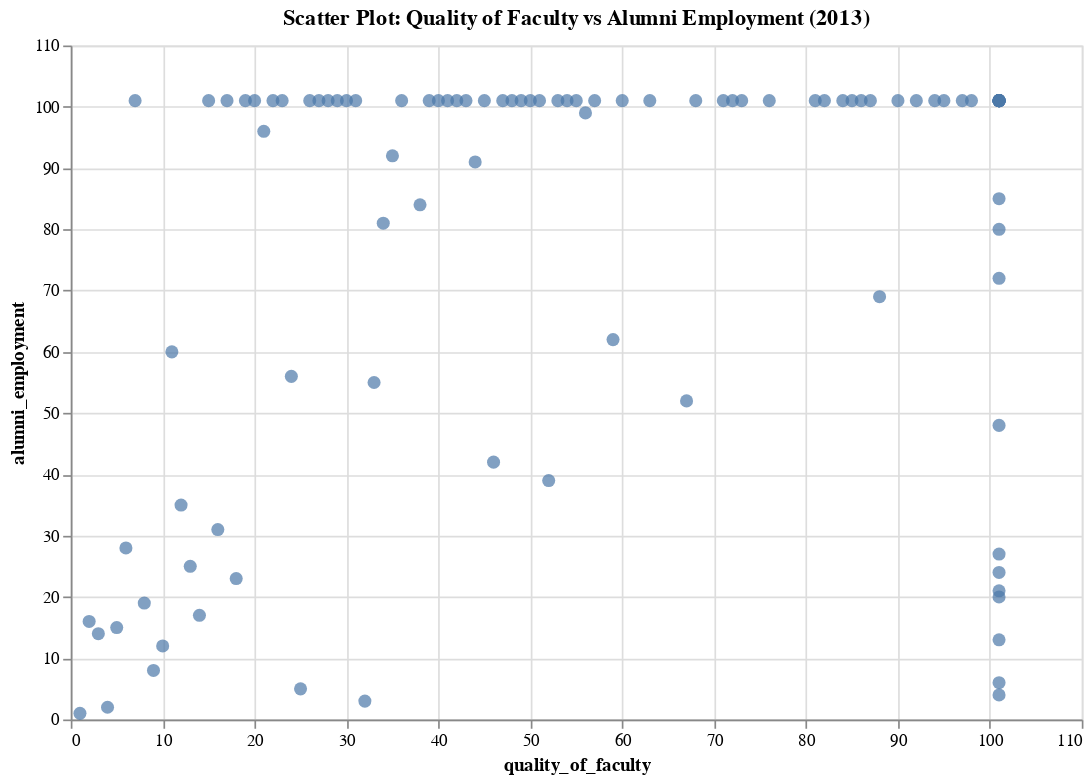

The code cell stored with this chart in its notebook:
### Code cell
#3)	How can you use Altair to create a scatter plot comparing the quality of faculty and alumni employment for all universities in 2013?
import pandas as pd
import altair as alt

# Assuming you have loaded your dataset into a pandas DataFrame called 'df'
# Filter the data for the year 2013
df = pd.read_csv('/content/WorldUniversity.csv')
data_2013 = df[df['year'] == 2013]

# Create a scatter plot using Altair
scatter_plot = alt.Chart(data_2013).mark_circle(size=60).encode(
    x='quality_of_faculty',
    y='alumni_employment',

    tooltip=['institution' ,'quality_of_faculty', 'alumni_employment']
).properties(
    width=600,
    height=400,
    title='Scatter Plot: Quality of Faculty vs Alumni Employment (2013)'
)
scatter_plot

### Figure 1 — Vega-Lite specification as saved in the notebook (floating-point values rounded to 4 significant figures)
{"config": {"view": {"continuousWidth": 400, "continuousHeight": 300}}, "data": {"name": "data-8cbbeb8cbe3ee30efb200c54589043bf"}, "mark": {"type": "circle", "size": 60}, "encoding": {"tooltip": [{"field": "institution", "type": "nominal"}, {"field": "quality_of_faculty", "type": "quantitative"}, {"field": "alumni_employment", "type": "quantitative"}], "x": {"field": "quality_of_faculty", "type": "quantitative"}, "y": {"field": "alumni_employment", "type": "quantitative"}}, "height": 400, "title": "Scatter Plot: Quality of Faculty vs Alumni Employment (2013)", "width": 600, "$schema": "https://vega.github.io/schema/vega-lite/v4.17.0.json", "datasets": {"data-8cbbeb8cbe3ee30efb200c54589043bf": [{"world_rank": 1, "institution": "Harvard University", "country": "USA", "national_rank": 1, "quality_of_education": 1, "alumni_employment": 1, "quality_of_faculty": 1, "publications": 1, "influence": 1, "citations": 1, "broad_impact": null, "patents": 7, "score": 100.0, "year": 2013}, {"world_rank": 2, "institution": "Stanford University", "country": "USA", "national_rank": 2, "quality_of_education": 11, "alumni_employment": 2, "quality_of_faculty": 4, "publications": 6, "influence": 2, "citations": 2, "broad_impact": null, "patents": 11, "score": 93.94, "year": 2013}, {"world_rank": 3, "institution": "University of Oxford", "country": "United Kingdom", "national_rank": 1, "quality_of_education": 7, "alumni_employment": 12, "quality_of_faculty": 10, "publications": 11, "influence": 7, "citations": 13, "broad_impact": null, "patents": 15, "score": 92.54, "year": 2013}, {"world_rank": 4, "institution": "Massachusetts Institute of Technology", "country": "USA", "national_rank": 3, "quality_of_education": 2, "alumni_employment": 16, "quality_of_faculty": 2, "publications": 16, "influence": 3, "citations": 3, "broad_impact": null, "patents": 1, "score": 91.45, "year": 2013}, {"world_rank": 5, "institution": "University of Cambridge", "country": "United Kingdom", "national_rank": 2, "quality_of_education": 3, "alumni_employment": 15, "quality_of_faculty": 5, "publications": 9, "influence": 11, "citations": 10, "broad_impact": null, "patents": 39, "score": 90.24, "year": 2013}, {"world_rank": 6, "institution": "Columbia University", "country": "USA", "national_rank": 4, "quality_of_education": 13, "alumni_employment": 8, "quality_of_faculty": 9, "publications": 13, "influence": 9, "citations": 11, "broad_impact": null, "patents": 10, "score": 88.21, "year": 2013}, {"world_rank": 7, "institution": "University of California, Berkeley", "country": "USA", "national_rank": 5, "quality_of_education": 6, "alumni_employment": 28, "quality_of_faculty": 6, "publications": 8, "influence": 6, "citations": 4, "broad_impact": null, "patents": 19, "score": 85.07, "year": 2013}, {"world_rank": 8, "institution": "Princeton University", "country": "USA", "national_rank": 6, "quality_of_education": 4, "alumni_employment": 14, "quality_of_faculty": 3, "publications": 58, "influence": 35, "citations": 27, "broad_impact": null, "patents": 101, "score": 82.17, "year": 2013}, {"world_rank": 9, "institution": "University of Chicago", "country": "USA", "national_rank": 7, "quality_of_education": 9, "alumni_employment": 19, "quality_of_faculty": 8, "publications": 37, "influence": 21, "citations": 30, "broad_impact": null, "patents": 101, "score": 79.16, "year": 2013}, {"world_rank": 10, "institution": "Yale University", "country": "USA", "national_rank": 8, "quality_of_education": 10, "alumni_employment": 25, "quality_of_faculty": 13, "publications": 20, "influence": 12, "citations": 22, "broad_impact": null, "patents": 42, "score": 78.83, "year": 2013}, {"world_rank": 11, "institution": "California Institute of Technology", "country": "USA", "national_rank": 9, "quality_of_education": 5, "alumni_employment": 101, "quality_of_faculty": 7, "publications": 38, "influence": 24, "citations": 25, "broad_impact": null, "patents": 17, "score": 77.59, "year": 2013}, {"world_rank": 12, "institution": "University of Pennsylvania", "country": "USA", "national_rank": 10, "quality_of_education": 22, "alumni_employment": 5, "quality_of_faculty": 25, "publications": 10, "influence": 10, "citations": 9, "broad_impact": null, "patents": 14, "score": 77.24, "year": 2013}, {"world_rank": 13, "institution": "Cornell University", "country": "USA", "national_rank": 11, "quality_of_education": 12, "alumni_employment": 23, "quality_of_faculty": 18, "publications": 21, "influence": 19, "citations": 15, "broad_impact": null, "patents": 7, "score": 76.99, "year": 2013}, {"world_rank": 14, "institution": "University of Tokyo", "country": "Japan", "national_rank": 1, "quality_of_education": 17, "alumni_employment": 3, "quality_of_faculty": 32, "publications": 14, "influence": 23, "citations": 29, "broad_impact": null, "patents": 5, "score": 76.23, "year": 2013}, {"world_rank": 15, "institution": "Kyoto University", "country": "Japan", "national_rank": 2, "quality_of_education": 32, "alumni_employment": 17, "quality_of_faculty": 14, "publications": 28, "influence": 46, "citations": 58, "broad_impact": null, "patents": 13, "score": 69.46, "year": 2013}, {"world_rank": 16, "institution": "University of California, Los Angeles", "country": "USA", "national_rank": 12, "quality_of_education": 38, "alumni_employment": 35, "quality_of_faculty": 12, "publications": 5, "influence": 15, "citations": 6, "broad_impact": null, "patents": 12, "score": 67.84, "year": 2013}, {"world_rank": 17, "institution": "Johns Hopkins University", "country": "USA", "national_rank": 13, "quality_of_education": 23, "alumni_employment": 96, "quality_of_faculty": 21, "publications": 4, "influence": 5, "citations": 7, "broad_impact": null, "patents": 2, "score": 65.64, "year": 2013}, {"world_rank": 18, "institution": "Swiss Federal Institute of Technology in Zurich", "country": "Switzerland", "national_rank": 1, "quality_of_education": 16, "alumni_employment": 60, "quality_of_faculty": 11, "publications": 40, "influence": 53, "citations": 55, "broad_impact": null, "patents": 60, "score": 64.99, "year": 2013}, {"world_rank": 19, "institution": "New York University", "country": "USA", "national_rank": 14, "quality_of_education": 37, "alumni_employment": 31, "quality_of_faculty": 16, "publications": 41, "influence": 25, "citations": 33, "broad_impact": null, "patents": 51, "score": 63.99, "year": 2013}, {"world_rank": 20, "institution": "University of California, San Diego", "country": "USA", "national_rank": 15, "quality_of_education": 33, "alumni_employment": 101, "quality_of_faculty": 19, "publications": 15, "influence": 14, "citations": 14, "broad_impact": null, "patents": 22, "score": 63.12, "year": 2013}, {"world_rank": 21, "institution": "Hebrew University of Jerusalem", "country": "Israel", "national_rank": 1, "quality_of_education": 15, "alumni_employment": 101, "quality_of_faculty": 15, "publications": 101, "influence": 96, "citations": 101, "broad_impact": null, "patents": 24, "score": 59.98, "year": 2013}, {"world_rank": 22, "institution": "University of California, San Francisco", "country": "USA", "national_rank": 16, "quality_of_education": 101, "alumni_employment": 101, "quality_of_faculty": 22, "publications": 23, "influence": 4, "citations": 18, "broad_impact": null, "patents": 63, "score": 59.38, "year": 2013}, {"world_rank": 23, "institution": "University of Wisconsinâ€“Madison", "country": "USA", "national_rank": 17, "quality_of_education": 31, "alumni_employment": 55, "quality_of_faculty": 33, "publications": 19, "influence": 29, "citations": 20, "broad_impact": null, "patents": 30, "score": 58.94, "year": 2013}, {"world_rank": 24, "institution": "University of Illinois at Urbanaâ€“Champaign", "country": "USA", "national_rank": 18, "quality_of_education": 65, "alumni_employment": 101, "quality_of_faculty": 20, "publications": 33, "influence": 66, "citations": 34, "broad_impact": null, "patents": 67, "score": 58.33, "year": 2013}, {"world_rank": 25, "institution": "Duke University", "country": "USA", "national_rank": 19, "quality_of_education": 89, "alumni_employment": 42, "quality_of_faculty": 46, "publications": 22, "influence": 17, "citations": 17, "broad_impact": null, "patents": 24, "score": 57.72, "year": 2013}, {"world_rank": 26, "institution": "University of Texas at Austin", "country": "USA", "national_rank": 20, "quality_of_education": 101, "alumni_employment": 56, "quality_of_faculty": 24, "publications": 46, "influence": 84, "citations": 37, "broad_impact": null, "patents": 20, "score": 57.71, "year": 2013}, {"world_rank": 27, "institution": "Imperial College London", "country": "United Kingdom", "national_rank": 3, "quality_of_education": 101, "alumni_employment": 92, "quality_of_faculty": 35, "publications": 17, "influence": 22, "citations": 19, "broad_impact": null, "patents": 48, "score": 56.75, "year": 2013}, {"world_rank": 28, "institution": "Northwestern University", "country": "USA", "national_rank": 21, "quality_of_education": 101, "alumni_employment": 21, "quality_of_faculty": 101, "publications": 27, "influence": 26, "citations": 24, "broad_impact": null, "patents": 30, "score": 56.12, "year": 2013}, {"world_rank": 29, "institution": "University of Toronto", "country": "Canada", "national_rank": 1, "quality_of_education": 91, "alumni_employment": 81, "quality_of_faculty": 34, "publications": 2, "influence": 13, "citations": 12, "broad_impact": null, "patents": 101, "score": 56.11, "year": 2013}, {"world_rank": 30, "institution": "University College London", "country": "United Kingdom", "national_rank": 4, "quality_of_education": 24, "alumni_employment": 101, "quality_of_faculty": 49, "publications": 12, "influence": 16, "citations": 21, "broad_impact": null, "patents": 73, "score": 56.0, "year": 2013}, {"world_rank": 31, "institution": "University of Washington - Seattle", "country": "USA", "national_rank": 22, "quality_of_education": 101, "alumni_employment": 101, "quality_of_faculty": 41, "publications": 7, "influence": 8, "citations": 5, "broad_impact": null, "patents": 51, "score": 55.79, "year": 2013}, {"world_rank": 32, "institution": "University of Michigan, Ann Arbor", "country": "USA", "national_rank": 23, "quality_of_education": 35, "alumni_employment": 27, "quality_of_faculty": 101, "publications": 3, "influence": 18, "citations": 8, "broad_impact": null, "patents": 6, "score": 55.77, "year": 2013}, {"world_rank": 33, "institution": "Weizmann Institute of Science", "country": "Israel", "national_rank": 2, "quality_of_education": 18, "alumni_employment": 101, "quality_of_faculty": 23, "publications": 101, "influence": 85, "citations": 101, "broad_impact": null, "patents": 48, "score": 54.34, "year": 2013}, {"world_rank": 34, "institution": "University of North Carolina at Chapel Hill", "country": "USA", "national_rank": 24, "quality_of_education": 101, "alumni_employment": 101, "quality_of_faculty": 60, "publications": 30, "influence": 27, "citations": 26, "broad_impact": null, "patents": 42, "score": 52.87, "year": 2013}, {"world_rank": 35, "institution": "Osaka University", "country": "Japan", "national_rank": 3, "quality_of_education": 77, "alumni_employment": 91, "quality_of_faculty": 44, "publications": 55, "influence": 56, "citations": 72, "broad_impact": null, "patents": 17, "score": 52.79, "year": 2013}, {"world_rank": 36, "institution": "University of Paris-Sud", "country": "France", "national_rank": 1, "quality_of_education": 26, "alumni_employment": 101, "quality_of_faculty": 26, "publications": 73, "influence": 101, "citations": 101, "broad_impact": null, "patents": 101, "score": 51.72, "year": 2013}, {"world_rank": 37, "institution": "University of California, Santa Barbara", "country": "USA", "national_rank": 25, "quality_of_education": 101, "alumni_employment": 101, "quality_of_faculty": 28, "publications": 89, "influence": 91, "citations": 38, "broad_impact": null, "patents": 101, "score": 51.67, "year": 2013}, {"world_rank": 38, "institution": "Purdue University, West Lafayette", "country": "USA", "national_rank": 26, "quality_of_education": 95, "alumni_employment": 39, "quality_of_faculty": 52, "publications": 71, "influence": 101, "citations": 65, "broad_impact": null, "patents": 36, "score": 51.59, "year": 2013}, {"world_rank": 39, "institution": "University of Southern California", "country": "USA", "national_rank": 27, "quality_of_education": 101, "alumni_employment": 99, "quality_of_faculty": 56, "publications": 56, "influence": 52, "citations": 36, "broad_impact": null, "patents": 40, "score": 51.56, "year": 2013}, {"world_rank": 40, "institution": "Seoul National University", "country": "South Korea", "national_rank": 1, "quality_of_education": 101, "alumni_employment": 13, "quality_of_faculty": 101, "publications": 48, "influence": 101, "citations": 76, "broad_impact": null, "patents": 4, "score": 51.31, "year": 2013}, {"world_rank": 41, "institution": "University of Colorado Boulder", "country": "USA", "national_rank": 28, "quality_of_education": 82, "alumni_employment": 84, "quality_of_faculty": 38, "publications": 75, "influence": 68, "citations": 54, "broad_impact": null, "patents": 101, "score": 51.16, "year": 2013}, {"world_rank": 42, "institution": "University of Utah", "country": "USA", "national_rank": 29, "quality_of_education": 101, "alumni_employment": 101, "quality_of_faculty": 42, "publications": 93, "influence": 61, "citations": 85, "broad_impact": null, "patents": 27, "score": 51.14, "year": 2013}, {"world_rank": 43, "institution": "Rutgers University-New Brunswick", "country": "USA", "national_rank": 30, "quality_of_education": 101, "alumni_employment": 101, "quality_of_faculty": 48, "publications": 43, "influence": 58, "citations": 45, "broad_impact": null, "patents": 96, "score": 51.09, "year": 2013}, {"world_rank": 44, "institution": "University of Minnesota, Twin Cities", "country": "USA", "national_rank": 31, "quality_of_education": 101, "alumni_employment": 101, "quality_of_faculty": 87, "publications": 18, "influence": 31, "citations": 16, "broad_impact": null, "patents": 67, "score": 50.98, "year": 2013}, {"world_rank": 45, "institution": "University of Edinburgh", "country": "United Kingdom", "national_rank": 5, "quality_of_education": 47, "alumni_employment": 101, "quality_of_faculty": 45, "publications": 52, "influence": 36, "citations": 63, "broad_impact": null, "patents": 101, "score": 50.98, "year": 2013}, {"world_rank": 46, "institution": "University of Texas Southwestern Medical Center", "country": "USA", "national_rank": 32, "quality_of_education": 46, "alumni_employment": 101, "quality_of_faculty": 29, "publications": 101, "influence": 28, "citations": 82, "broad_impact": null, "patents": 101, "score": 50.79, "year": 2013}, {"world_rank": 47, "institution": "McGill University", "country": "Canada", "national_rank": 2, "quality_of_education": 54, "alumni_employment": 62, "quality_of_faculty": 59, "publications": 34, "influence": 42, "citations": 48, "broad_impact": null, "patents": 101, "score": 50.77, "year": 2013}, {"world_rank": 48, "institution": "Pierre-and-Marie-Curie University", "country": "France", "national_rank": 2, "quality_of_education": 19, "alumni_employment": 101, "quality_of_faculty": 84, "publications": 31, "influence": 50, "citations": 78, "broad_impact": null, "patents": 81, "score": 50.58, "year": 2013}, {"world_rank": 49, "institution": "Rockefeller University", "country": "USA", "national_rank": 33, "quality_of_education": 55, "alumni_employment": 101, "quality_of_faculty": 17, "publications": 101, "influence": 34, "citations": 101, "broad_impact": null, "patents": 101, "score": 50.43, "year": 2013}, {"world_rank": 50, "institution": "Pennsylvania State University, University Park", "country": "USA", "national_rank": 34, "quality_of_education": 101, "alumni_employment": 72, "quality_of_faculty": 101, "publications": 29, "influence": 54, "citations": 23, "broad_impact": null, "patents": 67, "score": 49.84, "year": 2013}, {"world_rank": 51, "institution": "Carnegie Mellon University", "country": "USA", "national_rank": 35, "quality_of_education": 30, "alumni_employment": 101, "quality_of_faculty": 27, "publications": 101, "influence": 101, "citations": 74, "broad_impact": null, "patents": 101, "score": 49.56, "year": 2013}, {"world_rank": 52, "institution": "Ohio State University, Columbus", "country": "USA", "national_rank": 36, "quality_of_education": 101, "alumni_employment": 101, "quality_of_faculty": 86, "publications": 32, "influence": 55, "citations": 35, "broad_impact": null, "patents": 60, "score": 49.41, "year": 2013}, {"world_rank": 53, "institution": "University of California, Davis", "country": "USA", "national_rank": 37, "quality_of_education": 60, "alumni_employment": 101, "quality_of_faculty": 94, "publications": 26, "influence": 47, "citations": 31, "broad_impact": null, "patents": 90, "score": 49.16, "year": 2013}, {"world_rank": 54, "institution": "Boston University", "country": "USA", "national_rank": 38, "quality_of_education": 101, "alumni_employment": 69, "quality_of_faculty": 88, "publications": 54, "influence": 37, "citations": 41, "broad_impact": null, "patents": 100, "score": 48.96, "year": 2013}, {"world_rank": 55, "institution": "University of Florida", "country": "USA", "national_rank": 39, "quality_of_education": 101, "alumni_employment": 101, "quality_of_faculty": 98, "publications": 35, "influence": 92, "citations": 42, "broad_impact": null, "patents": 9, "score": 48.93, "year": 2013}, {"world_rank": 56, "institution": "University of Geneva", "country": "Switzerland", "national_rank": 2, "quality_of_education": 52, "alumni_employment": 101, "quality_of_faculty": 30, "publications": 101, "influence": 78, "citations": 101, "broad_impact": null, "patents": 101, "score": 48.83, "year": 2013}, {"world_rank": 57, "institution": "Tel Aviv University", "country": "Israel", "national_rank": 3, "quality_of_education": 84, "alumni_employment": 101, "quality_of_faculty": 54, "publications": 83, "influence": 101, "citations": 101, "broad_impact": null, "patents": 32, "score": 48.72, "year": 2013}, {"world_rank": 58, "institution": "University of British Columbia", "country": "Canada", "national_rank": 3, "quality_of_education": 101, "alumni_employment": 101, "quality_of_faculty": 95, "publications": 25, "influence": 39, "citations": 39, "broad_impact": null, "patents": 100, "score": 48.51, "year": 2013}, {"world_rank": 59, "institution": "University of Maryland, College Park", "country": "USA", "national_rank": 40, "quality_of_education": 79, "alumni_employment": 101, "quality_of_faculty": 53, "publications": 49, "influence": 77, "citations": 40, "broad_impact": null, "patents": 101, "score": 48.39, "year": 2013}, {"world_rank": 60, "institution": "Karolinska Institute", "country": "Sweden", "national_rank": 1, "quality_of_education": 101, "alumni_employment": 101, "quality_of_faculty": 47, "publications": 64, "influence": 38, "citations": 62, "broad_impact": null, "patents": 101, "score": 47.98, "year": 2013}, {"world_rank": 61, "institution": "Vanderbilt University", "country": "USA", "national_rank": 41, "quality_of_education": 101, "alumni_employment": 101, "quality_of_faculty": 101, "publications": 53, "influence": 40, "citations": 60, "broad_impact": null, "patents": 40, "score": 47.8, "year": 2013}, {"world_rank": 62, "institution": "Sapienza University of Rome", "country": "Italy", "national_rank": 1, "quality_of_education": 101, "alumni_employment": 101, "quality_of_faculty": 31, "publications": 76, "influence": 101, "citations": 101, "broad_impact": null, "patents": 101, "score": 47.75, "year": 2013}, {"world_rank": 63, "institution": "Washington University in St. Louis", "country": "USA", "national_rank": 42, "quality_of_education": 101, "alumni_employment": 101, "quality_of_faculty": 101, "publications": 36, "influence": 20, "citations": 32, "broad_impact": null, "patents": 101, "score": 47.72, "year": 2013}, {"world_rank": 64, "institution": "Ã‰cole normale supÃ©rieure - Paris", "country": "France", "national_rank": 3, "quality_of_education": 8, "alumni_employment": 101, "quality_of_faculty": 57, "publications": 101, "influence": 101, "citations": 101, "broad_impact": null, "patents": 101, "score": 47.7, "year": 2013}, {"world_rank": 65, "institution": "University of California, Irvine", "country": "USA", "national_rank": 43, "quality_of_education": 101, "alumni_employment": 101, "quality_of_faculty": 39, "publications": 69, "influence": 67, "citations": 61, "broad_impact": null, "patents": 101, "score": 47.52, "year": 2013}, {"world_rank": 66, "institution": "Technion â€“ Israel Institute of Technology", "country": "Israel", "national_rank": 4, "quality_of_education": 50, "alumni_employment": 101, "quality_of_faculty": 36, "publications": 101, "influence": 101, "citations": 101, "broad_impact": null, "patents": 73, "score": 47.45, "year": 2013}, {"world_rank": 67, "institution": "Ludwig Maximilian University of Munich", "country": "Germany", "national_rank": 1, "quality_of_education": 62, "alumni_employment": 101, "quality_of_faculty": 92, "publications": 67, "influence": 49, "citations": 67, "broad_impact": null, "patents": 101, "score": 47.25, "year": 2013}, {"world_rank": 68, "institution": "University of Copenhagen", "country": "Denmark", "national_rank": 1, "quality_of_education": 101, "alumni_employment": 101, "quality_of_faculty": 63, "publications": 42, "influence": 43, "citations": 51, "broad_impact": null, "patents": 101, "score": 47.12, "year": 2013}, {"world_rank": 69, "institution": "University of Pittsburgh - Pittsburgh Campus", "country": "USA", "national_rank": 44, "quality_of_education": 80, "alumni_employment": 101, "quality_of_faculty": 101, "publications": 24, "influence": 33, "citations": 28, "broad_impact": null, "patents": 44, "score": 47.08, "year": 2013}, {"world_rank": 70, "institution": "Keio University", "country": "Japan", "national_rank": 4, "quality_of_education": 101, "alumni_employment": 6, "quality_of_faculty": 101, "publications": 101, "influence": 101, "citations": 101, "broad_impact": null, "patents": 73, "score": 47.05, "year": 2013}, {"world_rank": 71, "institution": "University of Virginia", "country": "USA", "national_rank": 45, "quality_of_education": 101, "alumni_employment": 24, "quality_of_faculty": 101, "publications": 88, "influence": 73, "citations": 68, "broad_impact": null, "patents": 63, "score": 46.92, "year": 2013}, {"world_rank": 72, "institution": "University of Manchester", "country": "United Kingdom", "national_rank": 6, "quality_of_education": 101, "alumni_employment": 101, "quality_of_faculty": 76, "publications": 47, "influence": 63, "citations": 57, "broad_impact": null, "patents": 101, "score": 46.85, "year": 2013}, {"world_rank": 73, "institution": "Arizona State University", "country": "USA", "national_rank": 46, "quality_of_education": 101, "alumni_employment": 101, "quality_of_faculty": 73, "publications": 101, "influence": 101, "citations": 89, "broad_impact": null, "patents": 20, "score": 46.72, "year": 2013}, {"world_rank": 74, "institution": "University of Zurich", "country": "Switzerland", "national_rank": 3, "quality_of_education": 101, "alumni_employment": 101, "quality_of_faculty": 82, "publications": 59, "influence": 48, "citations": 52, "broad_impact": null, "patents": 101, "score": 46.54, "year": 2013}, {"world_rank": 75, "institution": "King's College London", "country": "United Kingdom", "national_rank": 7, "quality_of_education": 41, "alumni_employment": 101, "quality_of_faculty": 101, "publications": 45, "influence": 45, "citations": 44, "broad_impact": null, "patents": 101, "score": 46.53, "year": 2013}, {"world_rank": 76, "institution": "University of Rochester", "country": "USA", "national_rank": 47, "quality_of_education": 63, "alumni_employment": 80, "quality_of_faculty": 101, "publications": 101, "influence": 86, "citations": 66, "broad_impact": null, "patents": 51, "score": 46.44, "year": 2013}, {"world_rank": 77, "institution": "Brown University", "country": "USA", "national_rank": 48, "quality_of_education": 59, "alumni_employment": 52, "quality_of_faculty": 67, "publications": 101, "influence": 89, "citations": 96, "broad_impact": null, "patents": 101, "score": 46.43, "year": 2013}, {"world_rank": 78, "institution": "University of Arizona", "country": "USA", "national_rank": 49, "quality_of_education": 101, "alumni_employment": 101, "quality_of_faculty": 90, "publications": 60, "influence": 57, "citations": 49, "broad_impact": null, "patents": 101, "score": 46.39, "year": 2013}, {"world_rank": 79, "institution": "Ruprecht Karl University of Heidelberg", "country": "Germany", "national_rank": 2, "quality_of_education": 73, "alumni_employment": 101, "quality_of_faculty": 55, "publications": 82, "influence": 59, "citations": 100, "broad_impact": null, "patents": 101, "score": 46.24, "year": 2013}, {"world_rank": 80, "institution": "Texas A&M University, College Station", "country": "USA", "national_rank": 50, "quality_of_education": 101, "alumni_employment": 101, "quality_of_faculty": 50, "publications": 72, "influence": 101, "citations": 88, "broad_impact": null, "patents": 101, "score": 46.17, "year": 2013}, {"world_rank": 81, "institution": "University of Oslo", "country": "Norway", "national_rank": 1, "quality_of_education": 101, "alumni_employment": 101, "quality_of_faculty": 40, "publications": 101, "influence": 101, "citations": 101, "broad_impact": null, "patents": 101, "score": 46.1, "year": 2013}, {"world_rank": 82, "institution": "Dartmouth College", "country": "USA", "national_rank": 51, "quality_of_education": 45, "alumni_employment": 20, "quality_of_faculty": 101, "publications": 101, "influence": 101, "citations": 101, "broad_impact": null, "patents": 78, "score": 46.04, "year": 2013}, {"world_rank": 83, "institution": "Swiss Federal Institute of Technology in Lausanne", "country": "Switzerland", "national_rank": 4, "quality_of_education": 101, "alumni_employment": 101, "quality_of_faculty": 85, "publications": 101, "influence": 101, "citations": 83, "broad_impact": null, "patents": 54, "score": 45.73, "year": 2013}, {"world_rank": 84, "institution": "Utrecht University", "country": "Netherlands", "national_rank": 1, "quality_of_education": 101, "alumni_employment": 101, "quality_of_faculty": 101, "publications": 39, "influence": 44, "citations": 47, "broad_impact": null, "patents": 101, "score": 45.73, "year": 2013}, {"world_rank": 85, "institution": "Indiana University - Bloomington", "country": "USA", "national_rank": 52, "quality_of_education": 101, "alumni_employment": 48, "quality_of_faculty": 101, "publications": 50, "influence": 72, "citations": 59, "broad_impact": null, "patents": 101, "score": 45.71, "year": 2013}, {"world_rank": 86, "institution": "Ã‰cole Polytechnique", "country": "France", "national_rank": 4, "quality_of_education": 101, "alumni_employment": 4, "quality_of_faculty": 101, "publications": 101, "influence": 101, "citations": 101, "broad_impact": null, "patents": 101, "score": 45.38, "year": 2013}, {"world_rank": 87, "institution": "National University of Singapore", "country": "Singapore", "national_rank": 1, "quality_of_education": 101, "alumni_employment": 101, "quality_of_faculty": 101, "publications": 44, "influence": 101, "citations": 50, "broad_impact": null, "patents": 27, "score": 45.2, "year": 2013}, {"world_rank": 88, "institution": "University of Texas MD Anderson Cancer Center", "country": "USA", "national_rank": 53, "quality_of_education": 101, "alumni_employment": 101, "quality_of_faculty": 101, "publications": 90, "influence": 32, "citations": 56, "broad_impact": null, "patents": 101, "score": 45.12, "year": 2013}, {"world_rank": 89, "institution": "Stony Brook University", "country": "USA", "national_rank": 54, "quality_of_education": 101, "alumni_employment": 101, "quality_of_faculty": 68, "publications": 101, "influence": 101, "citations": 98, "broad_impact": null, "patents": 90, "score": 45.01, "year": 2013}, {"world_rank": 90, "institution": "Lomonosov Moscow State University", "country": "Russia", "national_rank": 1, "quality_of_education": 14, "alumni_employment": 101, "quality_of_faculty": 51, "publications": 101, "influence": 101, "citations": 101, "broad_impact": null, "patents": 101, "score": 44.93, "year": 2013}, {"world_rank": 91, "institution": "Nagoya University", "country": "Japan", "national_rank": 5, "quality_of_education": 72, "alumni_employment": 101, "quality_of_faculty": 71, "publications": 101, "influence": 101, "citations": 101, "broad_impact": null, "patents": 58, "score": 44.78, "year": 2013}, {"world_rank": 92, "institution": "University of Sydney", "country": "Australia", "national_rank": 1, "quality_of_education": 101, "alumni_employment": 101, "quality_of_faculty": 101, "publications": 61, "influence": 101, "citations": 101, "broad_impact": null, "patents": 48, "score": 44.77, "year": 2013}, {"world_rank": 93, "institution": "Emory University", "country": "USA", "national_rank": 55, "quality_of_education": 101, "alumni_employment": 101, "quality_of_faculty": 101, "publications": 66, "influence": 41, "citations": 53, "broad_impact": null, "patents": 81, "score": 44.53, "year": 2013}, {"world_rank": 94, "institution": "Rice University", "country": "USA", "national_rank": 56, "quality_of_education": 51, "alumni_employment": 101, "quality_of_faculty": 97, "publications": 101, "influence": 101, "citations": 64, "broad_impact": null, "patents": 81, "score": 44.53, "year": 2013}, {"world_rank": 95, "institution": "Tohoku University", "country": "Japan", "national_rank": 6, "quality_of_education": 43, "alumni_employment": 101, "quality_of_faculty": 101, "publications": 65, "influence": 101, "citations": 91, "broad_impact": null, "patents": 26, "score": 44.52, "year": 2013}, {"world_rank": 96, "institution": "Australian National University", "country": "Australia", "national_rank": 2, "quality_of_education": 101, "alumni_employment": 101, "quality_of_faculty": 43, "publications": 101, "influence": 101, "citations": 101, "broad_impact": null, "patents": 101, "score": 44.5, "year": 2013}, {"world_rank": 97, "institution": "University of Alberta", "country": "Canada", "national_rank": 4, "quality_of_education": 101, "alumni_employment": 101, "quality_of_faculty": 101, "publications": 68, "influence": 101, "citations": 92, "broad_impact": null, "patents": 81, "score": 44.5, "year": 2013}, {"world_rank": 98, "institution": "University of Helsinki", "country": "Finland", "national_rank": 1, "quality_of_education": 69, "alumni_employment": 101, "quality_of_faculty": 81, "publications": 74, "influence": 79, "citations": 71, "broad_impact": null, "patents": 101, "score": 44.39, "year": 2013}, {"world_rank": 99, "institution": "Paris Diderot University - Paris 7", "country": "France", "national_rank": 5, "quality_of_education": 28, "alumni_employment": 101, "quality_of_faculty": 72, "publications": 101, "influence": 87, "citations": 101, "broad_impact": null, "patents": 101, "score": 44.36, "year": 2013}, {"world_rank": 100, "institution": "Georgia Institute of Technology", "country": "USA", "national_rank": 57, "quality_of_education": 101, "alumni_employment": 85, "quality_of_faculty": 101, "publications": 97, "influence": 101, "citations": 43, "broad_impact": null, "patents": 32, "score": 44.26, "year": 2013}]}}
